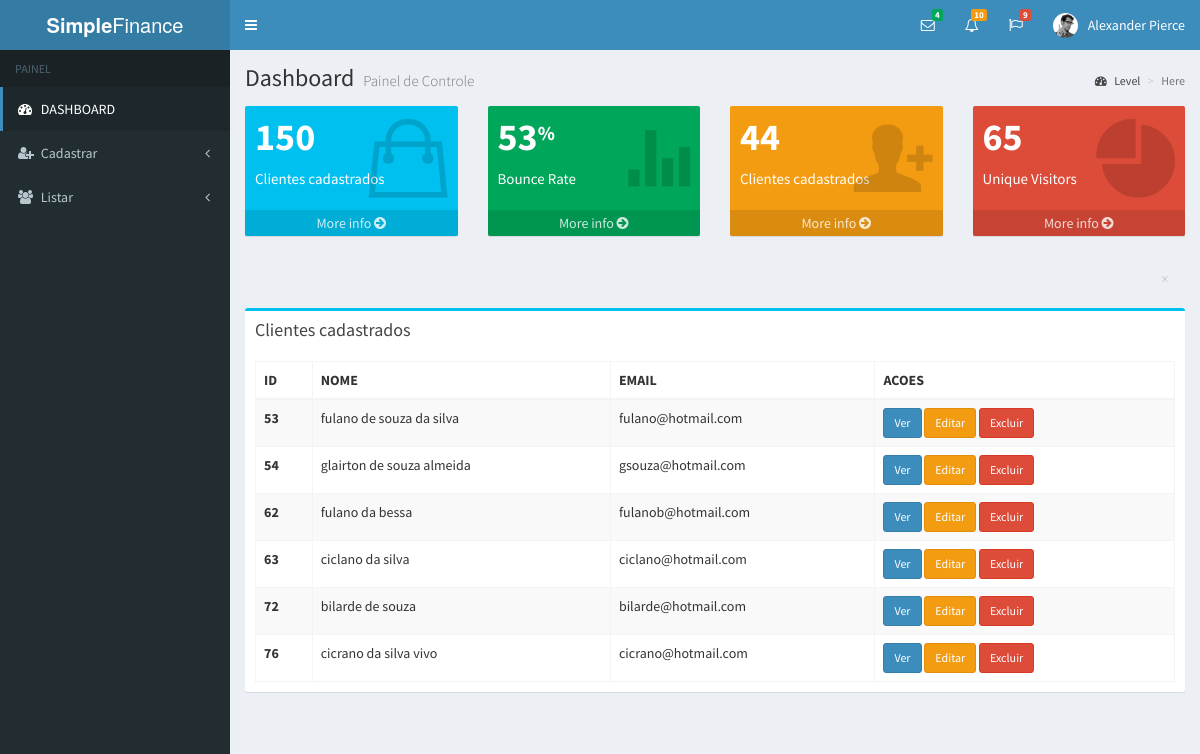
Screenshot of /client with the database file from the repository.
### tables this page shows
CREATE TABLE IF NOT EXISTS `client` (
  `id` int(11) NOT NULL AUTO_INCREMENT,
  `name` varchar(255) NOT NULL,
  `email` text,
  PRIMARY KEY (`id`)
);

### App/Core/Controller.php (called while the page is built, shortened)
<?php
class Controller {
    public function loadTemplate($viewName, $viewData = array()) {
        include 'App/Views/template.php';
    }
    public function loadViewInTemplate($viewName, $viewData) {
        extract($viewData);
        include 'App/Views/' . $viewName . '.php';
    }
}

### App/Controllers/clientController.php (called while the page is built, shortened)
<?php
class clientController extends Controller {
    private $Client;
    public function __construct() {
        $this->Client = new Client();
    }
    public function index() {
        $this->data['list'] = $this->Client->getList();
        $this->loadTemplate('client/index', $this->getData());
    }
}

### App/Core/Core.php (called while the page is built, shortened)
<?php
class Core {
    private $Action = '';
    private $Params = [];
    private function getAction() {
        $this->Action = 'index';
    }
    private function execute() {
        $controllerClass = new $controllerClassName();
        call_user_func_array(array($controllerClass, $this->Action), $this->Params);
    }
    public function run() {
        $this->execute();
    }
}

### index.php (called while the page is built, shortened)
<?php
require 'config.php';
$core = new App\Core\Core();
$core->run();

### App/Core/Model.php (called while the page is built, shortened)
<?php
class Model {
    public function __construct() {
        global $config;
        $option = [PDO::MYSQL_ATTR_INIT_COMMAND => "SET NAMES UTF8"];
        $this->db = new PDO("mysql:dbname=" . $config['dbname'] . ";host=" . $config['host'], $config['dbuser'], $config['dbpass'], $option);
    }
}

### config.php (called while the page is built, shortened)
<?php
$config = array();
if (ENVIRONMENT == 'development') {
    $config['dbname'] = 'projeto_er';
    $config['host'] = 'localhost';
    $config['dbuser'] = 'root';
    $config['dbpass'] = '';
}

### App/Models/Client.php (called while the page is built, shortened)
<?php
class Client extends Model
{
    public function getList()
    {
        $sql = "SELECT * FROM client";
        $sql = $this->db->prepare($sql);
        try {
            $sql->execute();
            if($sql->rowCount() > 0) {
                $data = $sql->fetchAll(\PDO::FETCH_ASSOC);
                return $data;
            }
        } catch (PDOException $e) {
            die($e->getMessage());
        }
    }
}

### App/Views/client/index.php (the view, shortened to what this page needs)
<div class="row">
  <div class="col-xs-12">
    <div class="alert " role="alert" id="msg">
        <button type="button" class="fa close" data-dismiss="alert" aria-label="Close">
        <span aria-hidden="true">&times;</span>
        </button>
    </div>
  </div>
</div>
<div class="box box-info">
    <div class="box-header">
      <h3 class="box-title">Clientes cadastrados</h3>
    </div>
    <form method="POST" class="rtw-form" id="form">
    <?php if(!empty($list)): ?>
    <div class="box-body" >
        <table id="tableData" class="table table-bordered table-striped">
            <thead>
            <tr>
              <th>ID</th>
              <th>NOME</th>
              <th>EMAIL</th>
              <th>ACOES</th>
            </tr>
            </thead>
            <tbody>
            <?php foreach($list as $value): ?>
            <tr>
              <th data-id="<?= $value['id']; ?>"><?= $value['id']; ?></th>
              <td data-name="<?= $value['name']; ?>"><?= $value['name']; ?></td>
              <td data-email="<?= $value['email']; ?>"><?= $value['email']; ?></td>
              <td>
                <a href="<?= BASE; ?>" class="btn-sm btn btn-primary m-2">Ver</a>
                <button type="button" class="btn-sm btn btn-warning" id="input1" data-toggle="modal" onclick="pegarId(<?= $value['id']; ?>)" data-target="#modal-warning">
                Editar
                </button>
                <button type="button" id="input2" class="btn-sm btn btn-danger" onclick="pegarId(<?= $value['id']; ?>)" data-toggle="modal" data-target="#modal-danger">
                Excluir
                </button>
              </td>
            </tr>
            <?php endforeach; ?>
            </tbody>
        </table>
    </div>
    <?php endif; ?>
    </form>
</div>

### App/Views/template.php (shortened to what this page needs)
<!DOCTYPE html>
<html>
<head>
  <link rel="stylesheet" href="<?= BASE; ?>App/Assets/bower_components/bootstrap/dist/css/bootstrap.min.css">
  <link rel="stylesheet" href="<?= BASE; ?>App/Assets/bower_components/font-awesome/css/font-awesome.min.css">
  <link rel="stylesheet" href="<?= BASE; ?>App/Assets/bower_components/Ionicons/css/ionicons.min.css">
  <link rel="stylesheet" href="<?= BASE; ?>App/Assets/dist/css/AdminLTE.min.css">
  <link rel="stylesheet" href="<?= BASE; ?>App/Assets/dist/css/skins/skin-blue.min.css">
</head>
<body class="hold-transition skin-blue sidebar-mini">
<div class="wrapper">
  <header class="main-header">
    <a href="<?= BASE; ?>" class="logo">
      <span class="logo-lg"><b>Simple</b>Finance</span>
    </a>
    <nav class="navbar navbar-static-top" role="navigation">
      <a href="#" class="sidebar-toggle" data-toggle="push-menu" role="button">
      </a>
      <div class="navbar-custom-menu">
        <ul class="nav navbar-nav">
          <li class="dropdown messages-menu">
            <a href="#" class="dropdown-toggle" data-toggle="dropdown">
              <i class="fa fa-envelope-o"></i>
              <span class="label label-success">4</span>
            </a>
          </li>
          <li class="dropdown notifications-menu">
            <a href="#" class="dropdown-toggle" data-toggle="dropdown">
              <i class="fa fa-bell-o"></i>
              <span class="label label-warning">10</span>
            </a>
          </li>
          <li class="dropdown tasks-menu">
            <a href="#" class="dropdown-toggle" data-toggle="dropdown">
              <i class="fa fa-flag-o"></i>
              <span class="label label-danger">9</span>
            </a>
          </li>
          <li class="dropdown user user-menu">
            <a href="#" class="dropdown-toggle" data-toggle="dropdown">
              <img src="<?= BASE; ?>App/Assets/dist/img/user2-160x160.jpg" class="user-image" alt="User Image">
              <span class="hidden-xs">Alexander Pierce</span>
            </a>
          </li>
        </ul>
      </div>
    </nav>
  </header>
  <aside class="main-sidebar">
    <section class="sidebar">
      <ul class="sidebar-menu" data-widget="tree">
        <li class="header">PAINEL</li>
        <li class="active"><a href="<?= BASE; ?>"><i class="fa fa-tachometer"></i> <span>DASHBOARD</span></a></li>
        <li class="treeview">
          <a href="#"><i class="fa fa-user-plus"></i> <span>Cadastrar</span>
            <span class="pull-right-container">
                <i class="fa fa-angle-left pull-right"></i>
              </span>
          </a>
        </li>
        <li class="treeview">
          <a href="#"><i class="fa fa-users"></i> <span>Listar</span>
            <span class="pull-right-container">
                <i class="fa fa-angle-left pull-right"></i>
              </span>
          </a>
        </li>
      </ul>
    </section>
  </aside>
  <div class="content-wrapper">
    <section class="content-header">
      <h1>
        Dashboard
        <small>Painel de Controle</small>
      </h1>
      <ol class="breadcrumb">
        <li><a href="#"><i class="fa fa-dashboard"></i> Level</a></li>
        <li class="active">Here</li>
      </ol>
    </section>
    <section class="content container-fluid">
      <div class="row">
        <div class="col-lg-3 col-xs-6">
          <div class="small-box bg-aqua">
            <div class="inner">
              <h3>150</h3>
              <p>Clientes cadastrados</p>
            </div>
            <div class="icon">
              <i class="ion ion-bag"></i>
            </div>
            <a href="#" class="small-box-footer">More info <i class="fa fa-arrow-circle-right"></i></a>
          </div>
        </div>
        <div class="col-lg-3 col-xs-6">
          <div class="small-box bg-green">
            <div class="inner">
              <h3>53<sup style="font-size: 20px">%</sup></h3>
              <p>Bounce Rate</p>
            </div>
            <div class="icon">
              <i class="ion ion-stats-bars"></i>
            </div>
            <a href="#" class="small-box-footer">More info <i class="fa fa-arrow-circle-right"></i></a>
          </div>
        </div>
        <div class="col-lg-3 col-xs-6">
          <div class="small-box bg-yellow">
            <div class="inner">
              <h3>44</h3>
              <p>Clientes cadastrados</p>
            </div>
            <div class="icon">
              <i class="ion ion-person-add"></i>
            </div>
            <a href="#" class="small-box-footer">More info <i class="fa fa-arrow-circle-right"></i></a>
          </div>
        </div>
        <div class="col-lg-3 col-xs-6">
          <div class="small-box bg-red">
            <div class="inner">
              <h3>65</h3>
              <p>Unique Visitors</p>
            </div>
            <div class="icon">
              <i class="ion ion-pie-graph"></i>
            </div>
            <a href="#" class="small-box-footer">More info <i class="fa fa-arrow-circle-right"></i></a>
          </div>
        </div>
      </div>
      <div class="row">
        <div class="col-xs-12">
       <?php $this->loadViewInTemplate($viewName, $viewData); ?>
        </div>
      </div>
    </section>
  </div>
</div>
</body>
</html>

### rows the page displays
client: id "53", name "fulano de souza da silva", email "fulano@hotmail.com"
client: id "54", name "glairton de souza almeida", email "gsouza@hotmail.com"
client: id "62", name "fulano da bessa", email "fulanob@hotmail.com"
client: id "63", name "ciclano da silva", email "ciclano@hotmail.com"
client: id "72", name "bilarde de souza", email "bilarde@hotmail.com"
client: id "76", name "cicrano da silva vivo", email "cicrano@hotmail.com"
